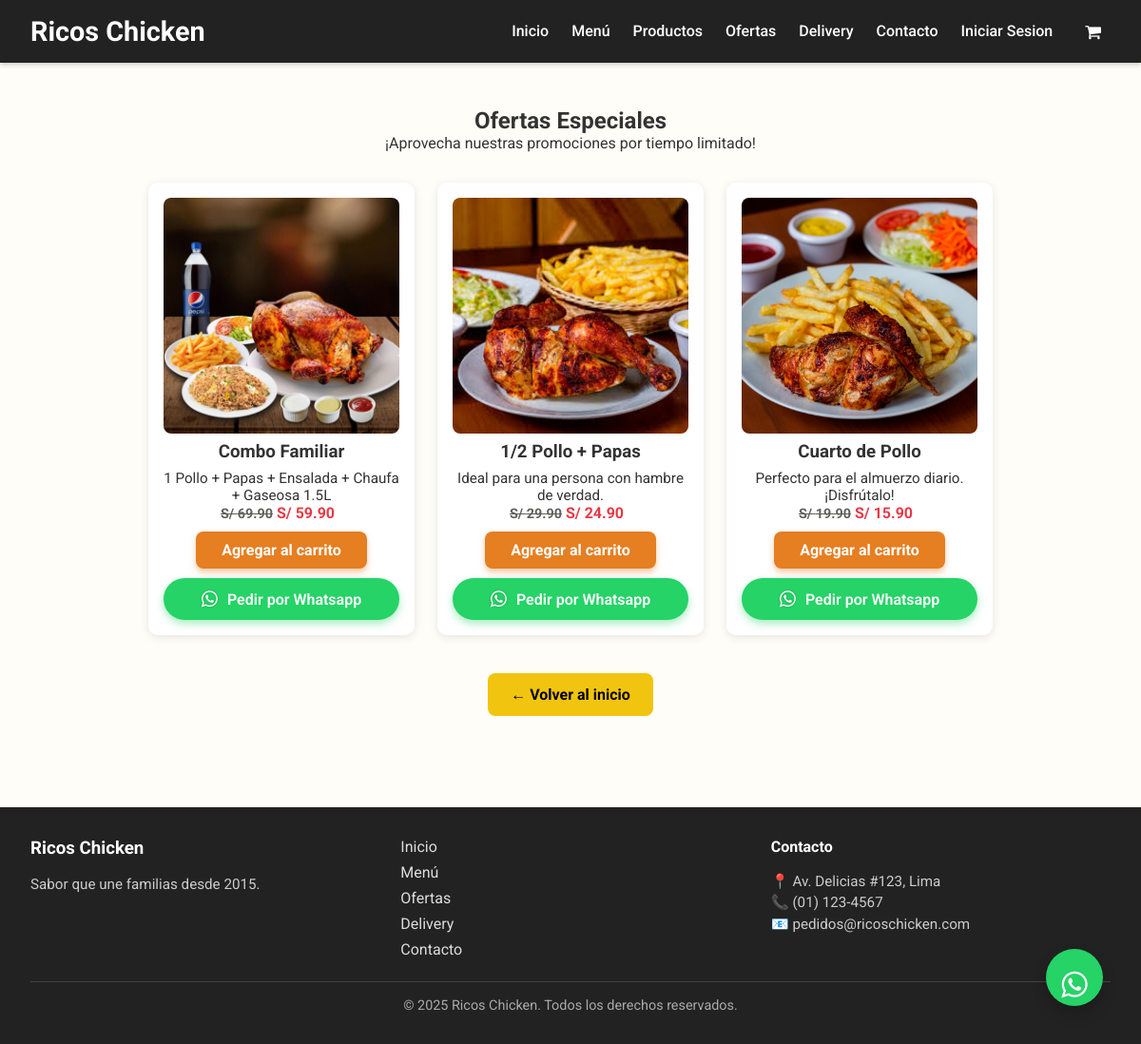
Screenshot of /MiPolleria/producto/ofertas with the database file from the repository.
### tables this page shows
CREATE TABLE `productos` (
  `id` int(11) NOT NULL,
  `nombre` varchar(100) NOT NULL,
  `descripcion` text NOT NULL,
  `precio` decimal(10,2) NOT NULL,
  `imagen_url` varchar(255) DEFAULT NULL,
  `categoria` varchar(50) NOT NULL,
  `es_oferta` tinyint(1) NOT NULL DEFAULT 0,
  `precio_oferta` decimal(10,2) DEFAULT NULL,
  `es_popular` tinyint(1) NOT NULL DEFAULT 0,
  `activo` tinyint(1) NOT NULL DEFAULT 1
);

### MiPolleria/controllers/ProductoController.php (called while the page is built, shortened)
<?php
require_once 'Controller.php';
class ProductoController extends Controller {
    private $productoModel;
    public function __construct() {
        $this->productoModel = $this->model('Producto');
    }
    public function ofertas() {
        $data = [
            'title' => 'Ofertas Especiales',
            'productos' => $this->productoModel->obtenerOfertas() ?? []
        ];
        $this->view('pages/ofertas', $data);
    }
}

### MiPolleria/index.php (called while the page is built, shortened)
<?php
require_once 'config/Database.php';
class Core {
    protected $currentMethod = 'index';
    public function __construct() {
        $url = $this->getUrl();
        if (isset($url[0]) && file_exists('controllers/' . ucwords($url[0]) . 'Controller.php')) {
            unset($url[0]);
        }
        $this->currentController = new $this->currentController;
        if (isset($url[1])) {
            if (method_exists($this->currentController, $url[1])) {
                $this->currentMethod = $url[1];
                unset($url[1]);
            }
        }
        $this->params = $url ? array_values($url) : [];
        call_user_func_array([$this->currentController, $this->currentMethod], $this->params);
    }
    public function getUrl() {
        if (isset($_GET['url'])) {
            $url = rtrim($_GET['url'], '/');
            $url = filter_var($url, FILTER_SANITIZE_URL);
            $url = explode('/', $url);
            return $url;
        }
        return [];
    }
}
$init = new Core();
?>

### MiPolleria/models/Producto.php (called while the page is built, shortened)
<?php
class Producto {
    private $db;
    public function __construct() {
        $database = new Database();
        $this->db = $database->connect();
    }
    public function obtenerOfertas() {
        try {
            $query = $this->db->prepare('SELECT * FROM productos WHERE es_oferta = TRUE AND activo = 1 LIMIT 3');
            $query->execute();
            return $query->fetchAll(PDO::FETCH_OBJ);
        } catch (PDOException $e) { return []; }
    }
}

### MiPolleria/config/Database.php (called while the page is built, shortened)
<?php
class Database {
    private $host = 'localhost';
    private $db_name = 'polleria_db';
    private $username = 'root';
    private $password = '';
    public function connect() {
        $this->conn = null;
        try {
            $dsn = 'mysql:host=' . $this->host . ';dbname=' . $this->db_name . ';charset=utf8';
            $this->conn = new PDO($dsn, $this->username, $this->password);
            $this->conn->setAttribute(PDO::ATTR_ERRMODE, PDO::ERRMODE_EXCEPTION);
        } catch(PDOException $e) {
            echo 'Error de Conexión: ' . $e->getMessage();
        }
        return $this->conn;
    }
}
?>

### MiPolleria/views/pages/ofertas.php (the view)
<?php
require_once APPROOT . '/views/layouts/header.php';
?>
<section class="ofertas">
    <div class="container">
        <h1><?php echo $data['title']; ?></h1>
        <p>¡Aprovecha nuestras promociones por tiempo limitado!</p>
        <div class="cards">
            <?php if (!empty($data['productos'])) : ?>
                <?php foreach ($data['productos'] as $oferta) : ?>
                    <div class="card">
                        <img src="<?php echo URLROOT; ?>/public/<?php echo htmlspecialchars($oferta->imagen_url); ?>" alt="<?php echo htmlspecialchars($oferta->nombre); ?>">
                        <h3><?php echo htmlspecialchars($oferta->nombre); ?></h3>
                        <p><?php echo htmlspecialchars($oferta->descripcion); ?></p>
                        <div>
                            <span class="precio-antes">S/ <?php echo number_format($oferta->precio, 2); ?></span>
                            <span class="precio-oferta">S/ <?php echo number_format($oferta->precio_oferta, 2); ?></span>
                        </div>
                        <a class="boton-agregar" href="#" data-id="<?php echo $oferta->id; ?>">Agregar al carrito</a>
                        <a href="https://wa.me/51924834338?text=Hola, Me interesa la oferta: <?php echo urlencode($oferta->nombre); ?>" target="_blank" rel="noopener" class="whatsapp-btn"><i class="fa fa-whatsapp"></i> Pedir por Whatsapp</a>
                    </div>
                <?php endforeach; ?>
            <?php else : ?>
                <p>No hay ofertas disponibles en este momento.</p>
            <?php endif; ?>
        </div>
        <a href="<?php echo URLROOT; ?>/" class="volver-btn">← Volver al inicio</a>
    </div>
</section>
<a href="https://wa.me/51924834338?text=Hola, deseo pedir algo" class="float-wa" target="_blank" rel="noopener" title="Contáctanos por WhatsApp">
    <i class="fa fa-whatsapp" style="margin-top:16px;" aria-hidden="true"></i>
</a>
<?php
require_once APPROOT . '/views/layouts/footer.php';
?>

### MiPolleria/public/css/styles.css (style rules this page uses)
* { margin: 0; padding: 0; box-sizing: border-box; }
body { color: #333333; display: flex; flex-direction: column; padding-top: 1px; height: 100%; width: 100%; overflow-x: hidden; font-family: 'Roboto', sans-serif; background-color: #fffdf7; }
a { text-decoration: none; color: inherit; }
section { padding: 3rem 2rem; text-align: center; }
.cards { display: flex; flex-wrap: wrap; gap: 1.5rem; justify-content: center; margin-top: 2rem; max-width: 1200px; margin-left: auto; margin-right: auto; }
.card { background: white; border-radius: 10px; padding: 1rem; box-shadow: 0 2px 10px rgba(0,0,0,0.1); width: 280px; display: flex; flex-direction: column; }
.card h3 { margin-bottom: 0.5rem; }
.card p { font-size: 0.95rem; flex-grow: 1; }
.card span { font-weight: bold; color: #e63946; }
.card img { width: 100%; border-radius: 8px; margin-bottom: 0.5rem; }
.precio-antes { text-decoration: line-through; color: #5f5f5c !important; font-size: 0.9rem; }
.precio-oferta { font-weight: bold; color: #e63946; margin-right: 0.5rem; }
.float-wa { position: fixed; width: 60px; height: 60px; bottom: 40px; right: 40px; background-color: #25d366; border-radius: 50%; z-index: 100; box-shadow: 0 8px 15px rgba(0, 0, 0, 0.2); cursor: pointer; transition: all 0.3s ease-in-out; display: flex; justify-content: center; align-items: center; }
.float-wa .fa-whatsapp { color: #FFFFFF; font-size: 32px; margin: 0; }
.boton-agregar, .whatsapp-btn { margin-top: auto; }
.boton-agregar { display: block; width: 100%; max-width: 180px; text-align: center; margin-left: auto; margin-right: auto; background-color: #e67e22; color: white; padding: 10px 16px; border-radius: 8px; font-weight: 700; text-decoration: none; cursor: pointer; box-shadow: 0 4px 6px rgba(230, 126, 34, 0.4); transition: all 0.2s ease-in-out; margin-top: 1rem; }
.volver-btn { display: inline-block; margin-top: 2rem; background-color: #f1c40f; padding: 0.8rem 1.5rem; border-radius: 8px; text-decoration: none; color: black; font-weight: bold; }
.whatsapp-btn { display: block; background-color: #25d366; color: #FFF; padding: 10px 20px; border-radius: 5px; text-align: center; text-decoration: none; font-size: 16px; margin-top: 10px; }

### MiPolleria/public/css/carrito.css (style rules this page uses)
.volver-btn { display: inline-block; margin-top: 2rem; background-color: #f1c40f; padding: 0.8rem 1.5rem; border-radius: 8px; text-decoration: none; color: black; font-weight: bold; transition: background-color 0.2s ease; }

### MiPolleria/public/css/menu.css (style rules this page uses)
*, *::before, *::after { box-sizing: border-box; }
html, body { max-width: 100%; overflow-x: hidden; }
body { margin: 0; font-family: 'Roboto', sans-serif; background-color: #fffdf7; color: #333333; padding-top: 65px; }
.volver-btn { display: inline-block; margin-top: 2.5rem; background-color: #f1c40f; padding: 0.8rem 1.5rem; border-radius: 8px; text-decoration: none; color: black; font-weight: bold; transition: background 0.3s ease; }
.boton-agregar { display: inline-block; width: 100%; max-width: 180px; text-align: center; margin: 10px auto 0 auto; background-color: #e67e22; color: white; padding: 10px 16px; border-radius: 8px; font-weight: 700; text-decoration: none; cursor: pointer; box-shadow: 0 4px 6px rgba(230, 126, 34, 0.4); transition: background-color 0.3s ease, box-shadow 0.3s ease, transform 0.2s ease; -webkit-user-select: none; user-select: none; }
.float-wa { position: fixed; width: 60px; height: 60px; bottom: 40px; right: 40px; background-color: #25d366; border-radius: 50%; z-index: 100; box-shadow: 0 8px 15px rgba(0, 0, 0, 0.2); cursor: pointer; transition: all 0.3s ease-in-out; display: flex; justify-content: center; }
.float-wa .fa-whatsapp { color: #FFFFFF; font-size: 32px; margin: 0; }
.whatsapp-btn { display: inline-flex; align-items: center; justify-content: center; background-color: #25d366; color: #fff; padding: 12px 24px; border-radius: 30px; text-decoration: none; font-size: 16px; font-weight: 600; box-shadow: 0 4px 8px rgba(37, 211, 102, 0.4); transition: background-color 0.3s ease, box-shadow 0.3s ease; margin-top: 10px; cursor: pointer; }
.whatsapp-btn i.fa-whatsapp { font-size: 20px; margin-right: 10px; filter: drop-shadow(0 0 1px rgba(0,0,0,0.2)); }

### rows the page displays
productos: imagen_url (picture), nombre "Combo Familiar", descripcion "1 Pollo + Papas + Ensalada + Chaufa + Gaseosa 1.5L", precio "69.90", precio_oferta "59.90"
productos: imagen_url (picture), nombre "1/2 Pollo + Papas", descripcion "Ideal para una persona con hambre de verdad.", precio "29.90", precio_oferta "24.90"
productos: imagen_url (picture), nombre "Cuarto de Pollo", descripcion "Perfecto para el almuerzo diario. ¡Disfrútalo!", precio "19.90", precio_oferta "15.90"

### other values shown
$data['title'] "Ofertas Especiales"
